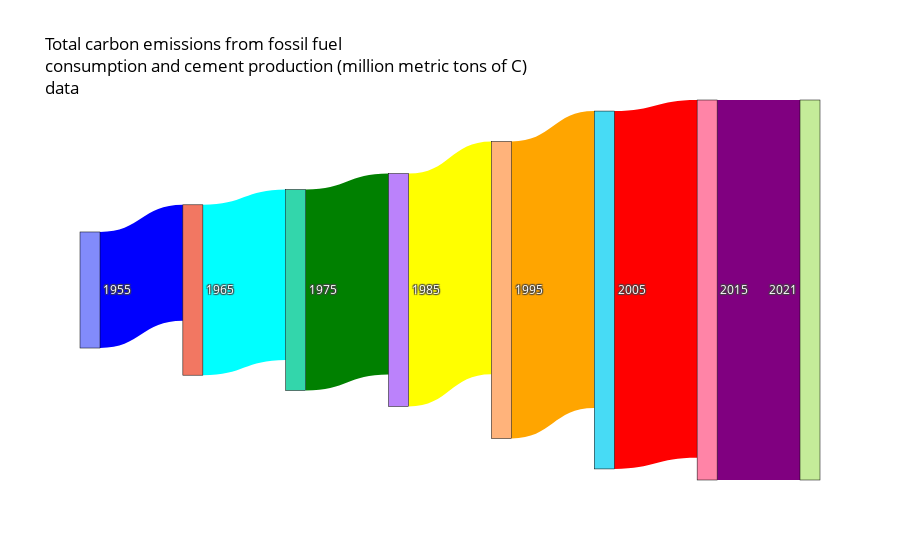

The code cell stored with this chart in its notebook:
### Markdown cell above
## Sankey Graph Visualizes Increasing amount of C02 Emmissions over the years
Data is available between 1751 and 2021.  
- 10 year gaps between 1955 and 2015
- 6 year gap between 1015 and 2021

### Code cell
# SANKEY CHART: Total Emissions by Year
# Report 5 10 year gaps and 1 6 year gap of emissions beginning in 1955 and ending in 2021



# Emissions filtering
EMISSIONS_DATA = 'https://raw.githubusercontent.com/plotly/Figure-Friday/'\
        'refs/heads/main/2025/week-21/global.1751_2021.csv'
df_emission = pd.read_csv(EMISSIONS_DATA,encoding='utf8')
EMISSION_COL_NAME = 'Total carbon emissions from fossil fuel consumption and cement production (million metric tons of C)'
# filter emission data to use between 1850 and 2021
df_filtered_carbon_emissions_1850_2021 = df_emission[(df_emission['Year'] >= start_year) & (df_emission['Year'] <= end_year)]
EMISSION_TITLE='Total carbon emissions from fossil fuel<br>consumption and cement production (million metric tons of C)'


# years to report data
selected_data_years_list = [1965, 1975, 1985, 1995, 2005, 2015, 2021]
# get total emissions for each year 
emissions = df_emission[df_emission['Year'].isin(selected_data_years_list)][EMISSION_COL_NAME].tolist()
# print("emissions: \n", emissions)

# get Sankey node labels base on source and target
# source flows into target using staggered years
data = {
    'source': [0, 1, 2, 3, 4, 5, 6],
    'target': [1, 2, 3, 4, 5, 6, 7],
    'value': emissions,
    'source_label': ['1955', '1965', '1975', '1985', '1995', '2005', '2015'],
    'target_label': ['1965', '1975', '1985', '1995', '2005', '2015', '2021'],
}
print(data)
df_labels = pd.DataFrame(data)

# Create labels from source and target
# consolidate source and target labels into a single list
labels = list(pd.unique(df_labels[['source_label', 'target_label']].values.ravel()))
link_colors = ['blue','aqua','green','yellow','orange','red','purple']

# Carbon Emissions from Gas
# snap arrangement when exact locations are not specified for Sankey

sankey_fig = go.Figure(data=[go.Sankey(
    arrangement='snap',
    node=dict(
        pad=15,
        thickness=20,
        line=dict(color="black", width=0.5),
        label=labels,
    ),
    link=dict(
        source=df_labels['source'],
        target=df_labels['target'],
        value=df_labels['value'],
        color=link_colors
    )
)])
    
EMISSIONS_TITLE_TEXT = f"{EMISSION_TITLE}<br><a href='https://raw.githubusercontent.com/plotly/Figure-Friday/refs/heads/main/2025/week-21/global.1751_2021.csv' target='_blank'>data</a>"
sankey_fig.update_layout(
        hoverlabel=dict(
            font=dict(
                  size=14,
                  color="white"
              ),
            bgcolor="black",  # Example: white background
            font_size=16,      # Example: font size 16
            font_family="Rockwell", # Example: Rockwell font
        ),
            title_font_color="black",
            title_text=EMISSIONS_TITLE_TEXT
    )


sankey_fig.update_layout(
    font_color="white",
    title_font_color="black",
        title_text=f"{EMISSION_TITLE}<br><a href='https://raw.githubusercontent.com/plotly/Figure-Friday/refs/heads/main/2025/week-21/global.1751_2021.csv' target='_blank'>data</a>")
sankey_fig.show()

### Figure 1 — Plotly figure (JSON) as saved in the notebook; plotly's stock layout.template omitted (floating-point values rounded to 4 significant figures)
{"data": [{"arrangement": "snap", "link": {"color": ["blue", "aqua", "green", "yellow", "orange", "red", "purple"], "source": [0, 1, 2, 3, 4, 5, 6], "target": [1, 2, 3, 4, 5, 6, 7], "value": [3130, 4595, 5417, 6277, 8010, 9651, 10248]}, "node": {"label": ["1955", "1965", "1975", "1985", "1995", "2005", "2015", "2021"], "line": {"color": "black", "width": 0.5}, "pad": 15, "thickness": 20}, "type": "sankey"}], "layout": {"font": {"color": "white"}, "hoverlabel": {"bgcolor": "black", "font": {"color": "white", "family": "Rockwell", "size": 16}}, "title": {"font": {"color": "black"}, "text": "Total carbon emissions from fossil fuel<br>consumption and cement production (million metric tons of C)<br><a href='https://raw.githubusercontent.com/plotly/Figure-Friday/refs/heads/main/2025/week-21/global.1751_2021.csv' target='_blank'>data</a>"}}}
